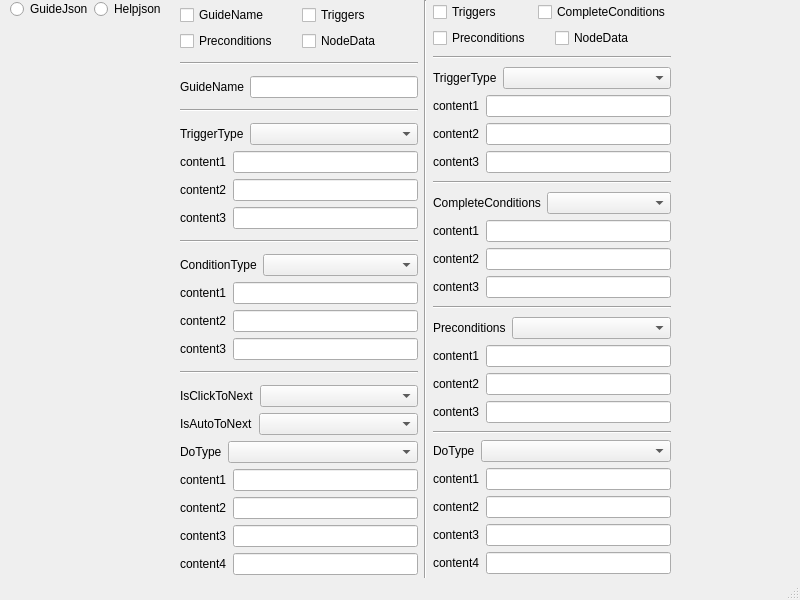
<?xml version="1.0" encoding="UTF-8"?>
<ui version="4.0">
 <class>MainWindow</class>
 <widget class="QMainWindow" name="MainWindow">
  <property name="geometry">
   <rect>
    <x>0</x>
    <y>0</y>
    <width>800</width>
    <height>600</height>
   </rect>
  </property>
  <property name="windowTitle">
   <string>MainWindow</string>
  </property>
  <widget class="QWidget" name="centralwidget">
   <widget class="QWidget" name="">
    <property name="geometry">
     <rect>
      <x>180</x>
      <y>0</y>
      <width>491</width>
      <height>611</height>
     </rect>
    </property>
    <layout class="QHBoxLayout" name="horizontalLayout_59">
     <item>
      <layout class="QVBoxLayout" name="verticalLayout">
       <item>
        <layout class="QVBoxLayout" name="verticalLayout_16">
         <item>
          <layout class="QHBoxLayout" name="horizontalLayout_65">
           <item>
            <widget class="QCheckBox" name="checkBox">
             <property name="text">
              <string>GuideName</string>
             </property>
            </widget>
           </item>
           <item>
            <widget class="QCheckBox" name="checkBox_2">
             <property name="text">
              <string>Triggers</string>
             </property>
            </widget>
           </item>
          </layout>
         </item>
         <item>
          <layout class="QHBoxLayout" name="horizontalLayout_64">
           <item>
            <widget class="QCheckBox" name="checkBox_3">
             <property name="text">
              <string>Preconditions</string>
             </property>
            </widget>
           </item>
           <item>
            <widget class="QCheckBox" name="checkBox_4">
             <property name="text">
              <string>NodeData</string>
             </property>
            </widget>
           </item>
          </layout>
         </item>
        </layout>
       </item>
       <item>
        <widget class="Line" name="line_11">
         <property name="orientation">
          <enum>Qt::Horizontal</enum>
         </property>
        </widget>
       </item>
       <item>
        <layout class="QHBoxLayout" name="horizontalLayout">
         <item>
          <widget class="QLabel" name="label_2">
           <property name="text">
            <string>GuideName</string>
           </property>
          </widget>
         </item>
         <item>
          <widget class="QLineEdit" name="lineEdit"/>
         </item>
        </layout>
       </item>
       <item>
        <widget class="Line" name="line">
         <property name="orientation">
          <enum>Qt::Horizontal</enum>
         </property>
        </widget>
       </item>
       <item>
        <layout class="QVBoxLayout" name="verticalLayout_2">
         <item>
          <layout class="QHBoxLayout" name="horizontalLayout_3" stretch="0,10">
           <item>
            <widget class="QLabel" name="label_3">
             <property name="text">
              <string>TriggerType</string>
             </property>
            </widget>
           </item>
           <item>
            <widget class="QComboBox" name="comboBox"/>
           </item>
          </layout>
         </item>
         <item>
          <layout class="QHBoxLayout" name="horizontalLayout_4" stretch="0,0">
           <item>
            <widget class="QLabel" name="label_4">
             <property name="text">
              <string>content1</string>
             </property>
            </widget>
           </item>
           <item>
            <widget class="QLineEdit" name="lineEdit_2"/>
           </item>
          </layout>
         </item>
         <item>
          <layout class="QHBoxLayout" name="horizontalLayout_5" stretch="0,0">
           <item>
            <widget class="QLabel" name="label_5">
             <property name="text">
              <string>content2</string>
             </property>
            </widget>
           </item>
           <item>
            <widget class="QLineEdit" name="lineEdit_3"/>
           </item>
          </layout>
         </item>
         <item>
          <layout class="QHBoxLayout" name="horizontalLayout_6" stretch="0,0">
           <item>
            <widget class="QLabel" name="label_6">
             <property name="text">
              <string>content3</string>
             </property>
            </widget>
           </item>
           <item>
            <widget class="QLineEdit" name="lineEdit_4"/>
           </item>
          </layout>
         </item>
        </layout>
       </item>
       <item>
        <widget class="Line" name="line_2">
         <property name="orientation">
          <enum>Qt::Horizontal</enum>
         </property>
        </widget>
       </item>
       <item>
        <layout class="QVBoxLayout" name="verticalLayout_3">
         <item>
          <layout class="QHBoxLayout" name="horizontalLayout_7" stretch="0,10">
           <item>
            <widget class="QLabel" name="label_9">
             <property name="text">
              <string>ConditionType</string>
             </property>
            </widget>
           </item>
           <item>
            <widget class="QComboBox" name="comboBox_2"/>
           </item>
          </layout>
         </item>
         <item>
          <layout class="QHBoxLayout" name="horizontalLayout_8" stretch="0,0">
           <item>
            <widget class="QLabel" name="label_10">
             <property name="text">
              <string>content1</string>
             </property>
            </widget>
           </item>
           <item>
            <widget class="QLineEdit" name="lineEdit_5"/>
           </item>
          </layout>
         </item>
         <item>
          <layout class="QHBoxLayout" name="horizontalLayout_9" stretch="0,0">
           <item>
            <widget class="QLabel" name="label_11">
             <property name="text">
              <string>content2</string>
             </property>
            </widget>
           </item>
           <item>
            <widget class="QLineEdit" name="lineEdit_6"/>
           </item>
          </layout>
         </item>
         <item>
          <layout class="QHBoxLayout" name="horizontalLayout_10" stretch="0,0">
           <item>
            <widget class="QLabel" name="label_12">
             <property name="text">
              <string>content3</string>
             </property>
            </widget>
           </item>
           <item>
            <widget class="QLineEdit" name="lineEdit_7"/>
           </item>
          </layout>
         </item>
        </layout>
       </item>
       <item>
        <widget class="Line" name="line_9">
         <property name="orientation">
          <enum>Qt::Horizontal</enum>
         </property>
        </widget>
       </item>
       <item>
        <layout class="QVBoxLayout" name="verticalLayout_4" stretch="0,0,0,0,0,0,0,0">
         <item>
          <layout class="QHBoxLayout" name="horizontalLayout_17" stretch="0,5">
           <item>
            <widget class="QLabel" name="label_17">
             <property name="text">
              <string>IsClickToNext</string>
             </property>
            </widget>
           </item>
           <item>
            <widget class="QComboBox" name="comboBox_4"/>
           </item>
          </layout>
         </item>
         <item>
          <layout class="QHBoxLayout" name="horizontalLayout_18" stretch="0,5">
           <item>
            <widget class="QLabel" name="label_18">
             <property name="text">
              <string>IsAutoToNext</string>
             </property>
            </widget>
           </item>
           <item>
            <widget class="QComboBox" name="comboBox_5"/>
           </item>
          </layout>
         </item>
         <item>
          <layout class="QHBoxLayout" name="horizontalLayout_11" stretch="0,10">
           <item>
            <widget class="QLabel" name="label_7">
             <property name="text">
              <string>DoType</string>
             </property>
            </widget>
           </item>
           <item>
            <widget class="QComboBox" name="comboBox_3"/>
           </item>
          </layout>
         </item>
         <item>
          <layout class="QHBoxLayout" name="horizontalLayout_12" stretch="0,0">
           <item>
            <widget class="QLabel" name="label_8">
             <property name="text">
              <string>content1</string>
             </property>
            </widget>
           </item>
           <item>
            <widget class="QLineEdit" name="lineEdit_8"/>
           </item>
          </layout>
         </item>
         <item>
          <layout class="QHBoxLayout" name="horizontalLayout_15" stretch="0,0">
           <item>
            <widget class="QLabel" name="label_15">
             <property name="text">
              <string>content2</string>
             </property>
            </widget>
           </item>
           <item>
            <widget class="QLineEdit" name="lineEdit_11"/>
           </item>
          </layout>
         </item>
         <item>
          <layout class="QHBoxLayout" name="horizontalLayout_14" stretch="0,0">
           <item>
            <widget class="QLabel" name="label_14">
             <property name="text">
              <string>content3</string>
             </property>
            </widget>
           </item>
           <item>
            <widget class="QLineEdit" name="lineEdit_10"/>
           </item>
          </layout>
         </item>
         <item>
          <layout class="QHBoxLayout" name="horizontalLayout_13" stretch="0,0">
           <item>
            <widget class="QLabel" name="label_13">
             <property name="text">
              <string>content4</string>
             </property>
            </widget>
           </item>
           <item>
            <widget class="QLineEdit" name="lineEdit_9"/>
           </item>
          </layout>
         </item>
         <item>
          <layout class="QHBoxLayout" name="horizontalLayout_16" stretch="0,0">
           <item>
            <widget class="QLabel" name="label_16">
             <property name="text">
              <string>content5</string>
             </property>
            </widget>
           </item>
           <item>
            <widget class="QLineEdit" name="lineEdit_12"/>
           </item>
          </layout>
         </item>
        </layout>
       </item>
      </layout>
     </item>
     <item>
      <layout class="QVBoxLayout" name="verticalLayout_5"/>
     </item>
     <item>
      <widget class="Line" name="line_8">
       <property name="orientation">
        <enum>Qt::Vertical</enum>
       </property>
      </widget>
     </item>
     <item>
      <layout class="QVBoxLayout" name="verticalLayout_13">
       <item>
        <layout class="QVBoxLayout" name="verticalLayout_17">
         <item>
          <layout class="QHBoxLayout" name="horizontalLayout_66">
           <item>
            <widget class="QCheckBox" name="checkBox_9">
             <property name="text">
              <string>Triggers</string>
             </property>
            </widget>
           </item>
           <item>
            <widget class="QCheckBox" name="checkBox_10">
             <property name="text">
              <string>CompleteConditions</string>
             </property>
            </widget>
           </item>
          </layout>
         </item>
         <item>
          <layout class="QHBoxLayout" name="horizontalLayout_67">
           <item>
            <widget class="QCheckBox" name="checkBox_11">
             <property name="text">
              <string>Preconditions</string>
             </property>
            </widget>
           </item>
           <item>
            <widget class="QCheckBox" name="checkBox_12">
             <property name="text">
              <string>NodeData</string>
             </property>
            </widget>
           </item>
          </layout>
         </item>
        </layout>
       </item>
       <item>
        <widget class="Line" name="line_12">
         <property name="orientation">
          <enum>Qt::Horizontal</enum>
         </property>
        </widget>
       </item>
       <item>
        <layout class="QVBoxLayout" name="verticalLayout_6">
         <item>
          <layout class="QHBoxLayout" name="horizontalLayout_19" stretch="0,10">
           <item>
            <widget class="QLabel" name="label_19">
             <property name="text">
              <string>TriggerType</string>
             </property>
            </widget>
           </item>
           <item>
            <widget class="QComboBox" name="comboBox_6"/>
           </item>
          </layout>
         </item>
         <item>
          <layout class="QHBoxLayout" name="horizontalLayout_20" stretch="0,0">
           <item>
            <widget class="QLabel" name="label_20">
             <property name="text">
              <string>content1</string>
             </property>
            </widget>
           </item>
           <item>
            <widget class="QLineEdit" name="lineEdit_13"/>
           </item>
          </layout>
         </item>
         <item>
          <layout class="QHBoxLayout" name="horizontalLayout_21" stretch="0,0">
           <item>
            <widget class="QLabel" name="label_21">
             <property name="text">
              <string>content2</string>
             </property>
            </widget>
           </item>
           <item>
            <widget class="QLineEdit" name="lineEdit_14"/>
           </item>
          </layout>
         </item>
         <item>
          <layout class="QHBoxLayout" name="horizontalLayout_22" stretch="0,0">
           <item>
            <widget class="QLabel" name="label_22">
             <property name="text">
              <string>content3</string>
             </property>
            </widget>
           </item>
           <item>
            <widget class="QLineEdit" name="lineEdit_15"/>
           </item>
          </layout>
         </item>
        </layout>
       </item>
       <item>
        <widget class="Line" name="line_5">
         <property name="orientation">
          <enum>Qt::Horizontal</enum>
         </property>
        </widget>
       </item>
       <item>
        <layout class="QVBoxLayout" name="verticalLayout_7">
         <item>
          <layout class="QHBoxLayout" name="horizontalLayout_23" stretch="0,10">
           <item>
            <widget class="QLabel" name="label_23">
             <property name="text">
              <string>CompleteConditions</string>
             </property>
            </widget>
           </item>
           <item>
            <widget class="QComboBox" name="comboBox_7"/>
           </item>
          </layout>
         </item>
         <item>
          <layout class="QHBoxLayout" name="horizontalLayout_24" stretch="0,0">
           <item>
            <widget class="QLabel" name="label_24">
             <property name="text">
              <string>content1</string>
             </property>
            </widget>
           </item>
           <item>
            <widget class="QLineEdit" name="lineEdit_16"/>
           </item>
          </layout>
         </item>
         <item>
          <layout class="QHBoxLayout" name="horizontalLayout_25" stretch="0,0">
           <item>
            <widget class="QLabel" name="label_25">
             <property name="text">
              <string>content2</string>
             </property>
            </widget>
           </item>
           <item>
            <widget class="QLineEdit" name="lineEdit_17"/>
           </item>
          </layout>
         </item>
         <item>
          <layout class="QHBoxLayout" name="horizontalLayout_26" stretch="0,0">
           <item>
            <widget class="QLabel" name="label_26">
             <property name="text">
              <string>content3</string>
             </property>
            </widget>
           </item>
           <item>
            <widget class="QLineEdit" name="lineEdit_18"/>
           </item>
          </layout>
         </item>
        </layout>
       </item>
       <item>
        <widget class="Line" name="line_6">
         <property name="orientation">
          <enum>Qt::Horizontal</enum>
         </property>
        </widget>
       </item>
       <item>
        <layout class="QVBoxLayout" name="verticalLayout_8">
         <item>
          <layout class="QHBoxLayout" name="horizontalLayout_27" stretch="0,10">
           <item>
            <widget class="QLabel" name="label_27">
             <property name="text">
              <string>Preconditions</string>
             </property>
            </widget>
           </item>
           <item>
            <widget class="QComboBox" name="comboBox_8"/>
           </item>
          </layout>
         </item>
         <item>
          <layout class="QHBoxLayout" name="horizontalLayout_28" stretch="0,0">
           <item>
            <widget class="QLabel" name="label_28">
             <property name="text">
              <string>content1</string>
             </property>
            </widget>
           </item>
           <item>
            <widget class="QLineEdit" name="lineEdit_19"/>
           </item>
          </layout>
         </item>
         <item>
          <layout class="QHBoxLayout" name="horizontalLayout_29" stretch="0,0">
           <item>
            <widget class="QLabel" name="label_29">
             <property name="text">
              <string>content2</string>
             </property>
            </widget>
           </item>
           <item>
            <widget class="QLineEdit" name="lineEdit_20"/>
           </item>
          </layout>
         </item>
         <item>
          <layout class="QHBoxLayout" name="horizontalLayout_30" stretch="0,0">
           <item>
            <widget class="QLabel" name="label_30">
             <property name="text">
              <string>content3</string>
             </property>
            </widget>
           </item>
           <item>
            <widget class="QLineEdit" name="lineEdit_21"/>
           </item>
          </layout>
         </item>
        </layout>
       </item>
       <item>
        <layout class="QVBoxLayout" name="verticalLayout_12">
         <item>
          <widget class="Line" name="line_7">
           <property name="orientation">
            <enum>Qt::Horizontal</enum>
           </property>
          </widget>
         </item>
         <item>
          <layout class="QHBoxLayout" name="horizontalLayout_56" stretch="0,10">
           <item>
            <widget class="QLabel" name="label_56">
             <property name="text">
              <string>DoType</string>
             </property>
            </widget>
           </item>
           <item>
            <widget class="QComboBox" name="comboBox_17"/>
           </item>
          </layout>
         </item>
         <item>
          <layout class="QHBoxLayout" name="horizontalLayout_61" stretch="0,0">
           <item>
            <widget class="QLabel" name="label_61">
             <property name="text">
              <string>content1</string>
             </property>
            </widget>
           </item>
           <item>
            <widget class="QLineEdit" name="lineEdit_42"/>
           </item>
          </layout>
         </item>
         <item>
          <layout class="QHBoxLayout" name="horizontalLayout_58" stretch="0,0">
           <item>
            <widget class="QLabel" name="label_58">
             <property name="text">
              <string>content2</string>
             </property>
            </widget>
           </item>
           <item>
            <widget class="QLineEdit" name="lineEdit_40"/>
           </item>
          </layout>
         </item>
         <item>
          <layout class="QHBoxLayout" name="horizontalLayout_55" stretch="0,0">
           <item>
            <widget class="QLabel" name="label_55">
             <property name="text">
              <string>content3</string>
             </property>
            </widget>
           </item>
           <item>
            <widget class="QLineEdit" name="lineEdit_38"/>
           </item>
          </layout>
         </item>
         <item>
          <layout class="QHBoxLayout" name="horizontalLayout_57" stretch="0,0">
           <item>
            <widget class="QLabel" name="label_57">
             <property name="text">
              <string>content4</string>
             </property>
            </widget>
           </item>
           <item>
            <widget class="QLineEdit" name="lineEdit_39"/>
           </item>
          </layout>
         </item>
         <item>
          <layout class="QHBoxLayout" name="horizontalLayout_60" stretch="0,0">
           <item>
            <widget class="QLabel" name="label_60">
             <property name="text">
              <string>content5</string>
             </property>
            </widget>
           </item>
           <item>
            <widget class="QLineEdit" name="lineEdit_41"/>
           </item>
          </layout>
         </item>
        </layout>
       </item>
      </layout>
     </item>
    </layout>
   </widget>
   <widget class="QWidget" name="">
    <property name="geometry">
     <rect>
      <x>10</x>
      <y>0</y>
      <width>156</width>
      <height>18</height>
     </rect>
    </property>
    <layout class="QHBoxLayout" name="horizontalLayout_2">
     <item>
      <widget class="QRadioButton" name="radioButton">
       <property name="text">
        <string>GuideJson</string>
       </property>
      </widget>
     </item>
     <item>
      <widget class="QRadioButton" name="radioButton_2">
       <property name="text">
        <string>Helpjson</string>
       </property>
      </widget>
     </item>
    </layout>
   </widget>
  </widget>
  <widget class="QMenuBar" name="menubar">
   <property name="geometry">
    <rect>
     <x>0</x>
     <y>0</y>
     <width>800</width>
     <height>23</height>
    </rect>
   </property>
  </widget>
  <widget class="QStatusBar" name="statusbar"/>
 </widget>
 <resources/>
 <connections/>
</ui>
